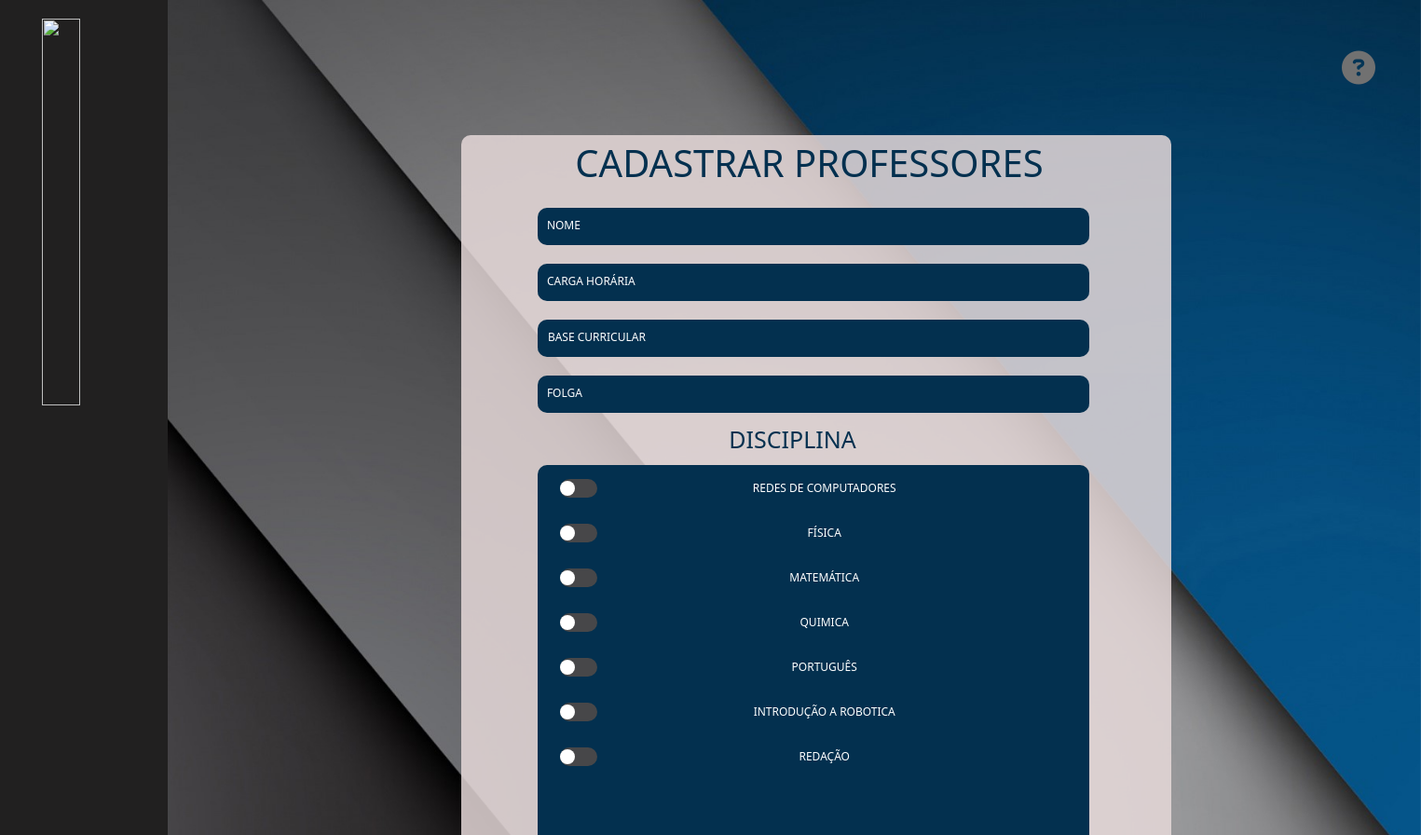
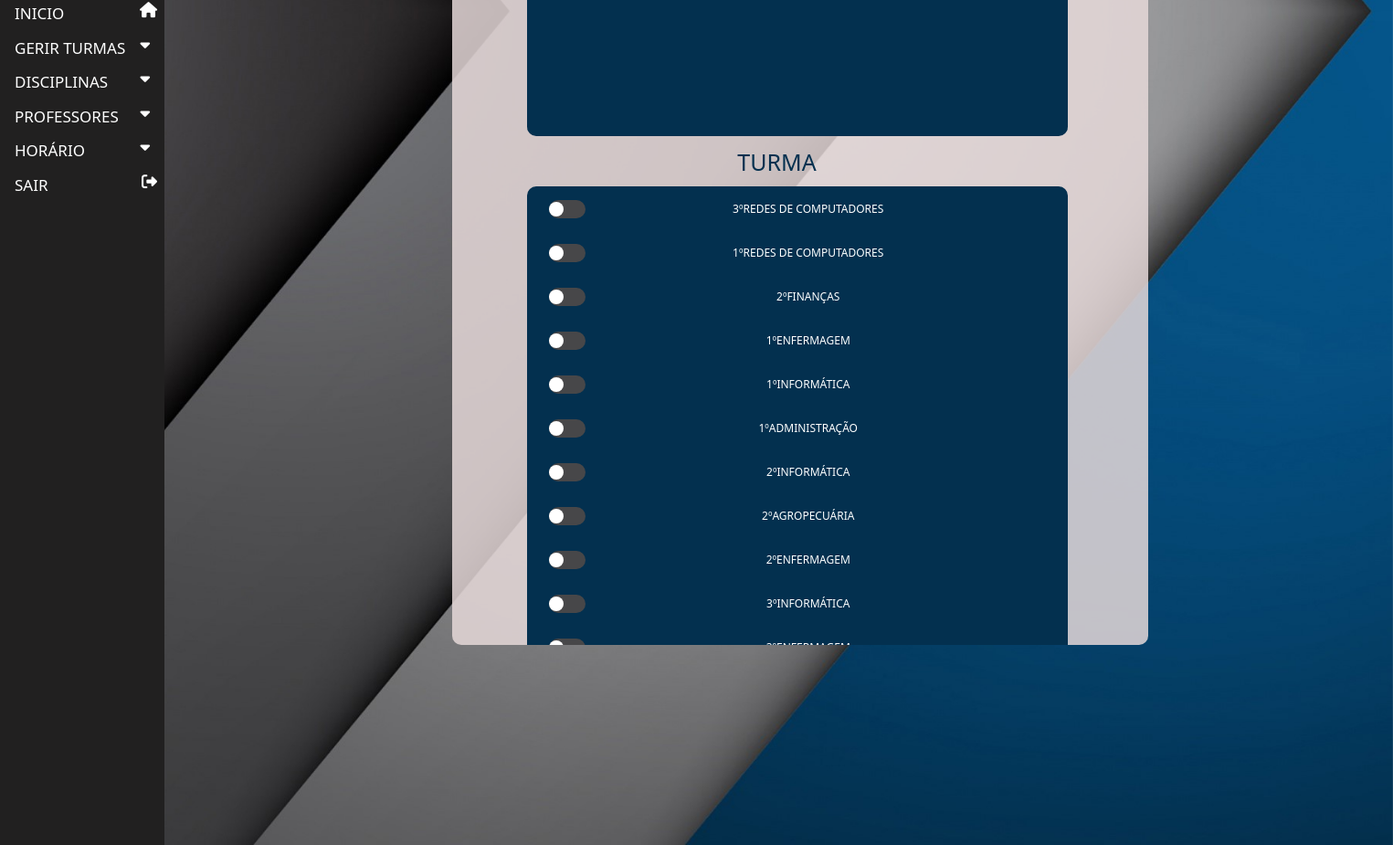
Page /inicio.php?pg=cad_prof on the committed database (2 pictures, top to bottom).
### tables this page shows
CREATE TABLE `disciplina` (
  `id_disc` int(5) UNSIGNED NOT NULL,
  `nome_d` varchar(200) DEFAULT NULL,
  `base` varchar(200) DEFAULT NULL,
  `semestre` int(1) NOT NULL
);

CREATE TABLE `turma` (
  `id_turma` int(5) UNSIGNED NOT NULL,
  `curso` varchar(200) DEFAULT NULL,
  `ano` varchar(200) DEFAULT NULL
);

### inicio.php (the view, shortened to what this page needs)
<?php
require_once('head.php');
require_once('nav.php');
?>
<!DOCTYPE html>
<html>
<?php echo $head;?>
<body onload="myFunction()"  id="myDiv">
<?php echo $nav?>
<div class="main ">
  <div class="fun">
    <div class="conteudo" id="hh">
      <div onclick="ajuda()" class="ajuda slideLeft">
        <button class="aju"><i class="fas fa-question-circle aj fa-3x"></i></button>
      </div>
<?php
  if (isset($_GET['pg']) && $_GET['pg'] == 'cad_prof') {
        if (isset($_GET['nome'])) {
      $nome = $_GET['nome'];
      $id = $_GET['id'];
      $ser = "atu";
      $carga = $_GET['carga'];
      $dias = $_GET['dias'];
    }else{
      $nome = null;
      $id = null;
      $ser = "inse";
      $carga = null;
      $dias = null;
    }
    require_once('param.php');
    $query = "SELECT * FROM `disciplina`";
    $sql = mysqli_query($conexao,$query);
    echo '
    <div class = "caixa_pro mb-4 expandOpen ">
        <label class="ca_p slideDown">Cadastrar Professores</label>
    <form class="form" method="POST" action="crud/cad_prof.php?ser='.$ser.'&&id='.$id.'">
      <input class="input_prof slideLeft " value="'.$nome.'" type="text" placeholder="Nome" name="nome" required><br>
      <input class="input_prof slideRight" value="'.$carga.'"  type="text" placeholder="Carga Horária" name="carga" required>
       <div class="sele" >
      <select class="input_prof slideLeft selectpicker" name="base">
        <option class="option" value="0" >Base curricular</option>
        <option class="option" value="1" >Técnico</option>
        <option class="option" value="2" >Comum</option>
      </select></div>
            <input placeholder="Folga" class="input_prof slideRight" value="'.$dias.'" type="text" name="dias" required><br>
            <div  class="lb_p"><label>Disciplina</label></div>
       <div class="cx_prof slideLeft " name="disci">
       ';
       $cn = 1;
    while ($value = mysqli_fetch_assoc($sql)) {
      $id_di = $value['id_disc'];
      $nome = $value['nome_d'];
                  echo '<tr><th>
                  <label class="switch">
                  <input type="checkbox" name="'.$cn.'a" id="'.$cn.'" value="'.$id_di.'">
                  <span class="slider round"></span>
                  '.$nome.'
                  </label>';
            echo "</th><tr>";
             $cn++;
    }
      echo'
      </select></div>
      <div class="lb_p">
          <label>Turma</label></div>
    <div class="cx_prof slideLeft " name="turma">';
          $query_tur = "SELECT * FROM `turma`";
          $sql_tur = mysqli_query($conexao,$query_tur);
          $aux = 1;
          while ($value = mysqli_fetch_assoc($sql_tur)) {
            $id = $value['id_turma'];
            $ano = $value['ano'];
            $nome = $value['curso'];
            echo '<tr><th>
                  <label class="switch">
                  <input type="checkbox" name="'.$aux.'" id="'.$aux.'" value="'.$id.'">
                  <span class="slider round"></span>
                  '.$ano.'º'.$nome.'
                  </label>';
            echo "</th><tr>";
                      $aux++;
          }
      echo'</div>
      <button class="btn prof p">Cadastrar</button>
    </form>
    </div>';
  }
?>
</div>
</div>
</div>
</body>
</html>

### estilo.css (style rules this page uses)
body,label,button { font-family: Candara,Calibri,Segoe,Segoe UI,Optima,Arial,sans-serif; text-transform: uppercase !important; overflow-y: hidden; overflow-x: hidden; font-weight: 300 !important; }
i { float: right; }
.ca_p { margin-left: 9%; width: 80%; font-size: 40px; text-align: center; align-items: center; color: #03304f; font-weight: 300; }
.main { margin-left: 180px; font-size: 12px !important; }
.aju { background-color: transparent; border: none; }
.ajuda { width: 40%; margin-left: 96%; }
.aj { color: #717171; transition: 0.5s; }
body { margin: 0; }
input, select { border: none; margin-top: 10px; width: 98%; height: 40px; background: #fff; padding: 10px; border-radius: 10px !important; text-transform: uppercase; border: 3px solid #03304f; }
.form { margin-left: 3%; }
.fun { padding-bottom: 3%; padding-left: 3%; padding-right: 3%; padding-top: 4%; background-image: url(login/images/bg-02.jpg); left: 20%; z-index: -1; min-height: 100vh; background-attachment: fixed; background-position: center; background-repeat: no-repeat; background-size: cover; }
.slider { position: absolute; cursor: pointer; top: 0; left: 0; right: 0; bottom: 0; background-color: #ccc; -webkit-transition: .4s; transition: .4s; width: 40px; height: 20px; }
.slider:before { position: absolute; content: ""; height: 12px; width: 12px; left: 4px; bottom: 4px; background-color: white; -webkit-transition: .4s; transition: .4s; }
.slider.round { border-radius: 34px; }
.slider.round:before { border-radius: 50%; }
.switch { position: relative; display: grid; height: 40px; margin-left: 24px; margin-top: 0px; text-align: center; }
.slider { position: absolute; cursor: pointer; top: 15px; left: -0px; right: 0px; bottom: 0px; background-color: #474749; -webkit-transition: .4s; transition: .4s; }
.slider:before { position: absolute; content: ""; height: 16px; width: 16px; left: 0px; bottom: 0px; top: 2px; background-color: white; -webkit-transition: .3s; transition: 0.5s; }
.caixa_pro { width: 50%; overflow-y: scroll; overflow-x: hidden; background-color: #e6d9d9d9; border-radius: 10px; margin-left: 18%; position: absolute; margin-top: 3.5%; height: 80vh; }
option { border-radius:10px; position: absolute; background-color:transparent; top: 100%; left: 0; right: 0; z-index: 99; }
select { -webkit-appearance: none; -moz-appearance: none; text-indent: 1px; text-overflow: ''; }
.input_prof { margin-top: 10px; margin-bottom: 10px; background: #03304f; width: 80%; color: #fff; overflow-y: scroll; margin-left: 8%; border-radius: 10px !important; text-transform: uppercase; border: none; border-bottom: 4px solid #03304f; transition: 0.2s; }
.lb_p { color: #03304f; margin-bottom: -10px; text-align: center; width: 90%; }
.lb_p label { font-size: 25px; font-weight: 500 !important; }
.cx_prof { height: 30vh; margin-top: 10px; margin-bottom: 10px; background: #03304f; width: 80%; color: #fff; overflow-y: scroll; overflow-x: hidden; margin-left: 8%; border-radius: 10px !important; text-transform: uppercase; border: none; border-bottom: 4px solid #03304f; transition: 0.2s; }
::placeholder { text-transform: uppercase !important; font-size: 12px; color: white; }
.slideDown { animation-name: slideDown; -webkit-animation-name: slideDown; animation-duration: 2s; -webkit-animation-duration: 1s; animation-timing-function: ease; -webkit-animation-timing-function: ease; visibility: visible !important; }
.slideLeft { animation-name: slideLeft; -webkit-animation-name: slideLeft; animation-duration: 1s; -webkit-animation-duration: 1s; animation-timing-function: ease-in-out; -webkit-animation-timing-function: ease-in-out; visibility: visible !important; }
.slideRight { animation-name: slideRight; -webkit-animation-name: slideRight; animation-duration: 1s; -webkit-animation-duration: 1s; animation-timing-function: ease-in-out; -webkit-animation-timing-function: ease-in-out; visibility: visible !important; }
.expandOpen { animation-name: expandOpen; -webkit-animation-name: expandOpen; animation-duration: 1.2s; -webkit-animation-duration: 1.2s; animation-timing-function: ease-out; -webkit-animation-timing-function: ease-out; visibility: visible !important; }

### rows in the picture
disciplina: nome_d "REDES DE COMPUTADORES"
disciplina: nome_d "FÍSICA"
disciplina: nome_d "MATEMÁTICA"
disciplina: nome_d "QUIMICA"
disciplina: nome_d "PORTUGUÊS"
disciplina: nome_d "INTRODUÇÃO A ROBOTICA"
disciplina: nome_d "REDAÇÃO"
turma: ano "3", curso "REDES DE COMPUTADORES"
turma: ano "1", curso "REDES DE COMPUTADORES"
turma: ano "2", curso "FINANÇAS"
turma: ano "1", curso "ENFERMAGEM"
turma: ano "1", curso "INFORMÁTICA"
turma: ano "1", curso "ADMINISTRAÇÃO"
turma: ano "2", curso "INFORMÁTICA"
turma: ano "2", curso "AGROPECUÁRIA"
turma: ano "2", curso "ENFERMAGEM"
turma: ano "3", curso "INFORMÁTICA"
